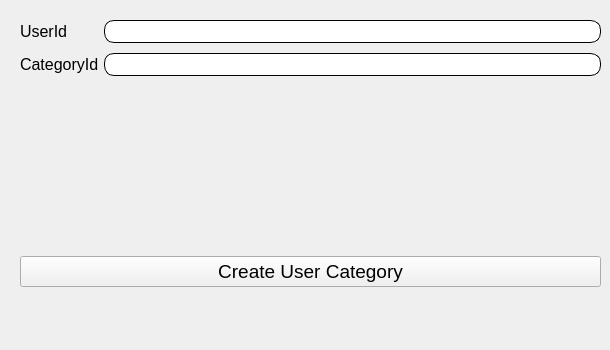
          <widget class="QWidget" name="CreateTab_3">
           <attribute name="title">
            <string extracomment="This tab is using to create the new row">Create</string>
           </attribute>
           <widget class="QWidget" name="formLayoutWidget_5">
            <property name="geometry">
             <rect>
              <x>20</x>
              <y>20</y>
              <width>581</width>
              <height>321</height>
             </rect>
            </property>
            <layout class="QFormLayout" name="formLayout_7">
             <property name="horizontalSpacing">
              <number>5</number>
             </property>
             <property name="verticalSpacing">
              <number>10</number>
             </property>
             <item row="0" column="0">
              <widget class="QLabel" name="label_14">
               <property name="font">
                <font>
                 <family>Segoe UI</family>
                 <pointsize>12</pointsize>
                </font>
               </property>
               <property name="text">
                <string>UserId</string>
               </property>
              </widget>
             </item>
             <item row="0" column="1">
              <widget class="QLineEdit" name="usersCategoriesUserIdCreateEditField">
               <property name="font">
                <font>
                 <family>Segoe UI</family>
                 <pointsize>12</pointsize>
                </font>
               </property>
               <property name="styleSheet">
                <string notr="true">#usersCategoriesUserIdCreateEditField{
background-color: white; 
border-style: outset;
border-width: 1px;
border-radius: 10px;
}</string>
               </property>
              </widget>
             </item>
             <item row="1" column="0">
              <widget class="QLabel" name="label_16">
               <property name="font">
                <font>
                 <family>Segoe UI</family>
                 <pointsize>12</pointsize>
                </font>
               </property>
               <property name="text">
                <string>CategoryId</string>
               </property>
              </widget>
             </item>
             <item row="1" column="1">
              <widget class="QLineEdit" name="usersCategoriesCategoryIdCreateEditField">
               <property name="font">
                <font>
                 <family>Segoe UI</family>
                 <pointsize>12</pointsize>
                </font>
               </property>
               <property name="styleSheet">
                <string notr="true">#usersCategoriesCategoryIdCreateEditField{
background-color: white; 
border-style: outset;
border-width: 1px;
border-radius: 10px;
}</string>
               </property>
              </widget>
             </item>
             <item row="3" column="0" colspan="2">
              <layout class="QHBoxLayout" name="horizontalLayout_5">
               <property name="spacing">
                <number>1</number>
               </property>
               <property name="topMargin">
                <number>170</number>
               </property>
               <item>
                <widget class="QPushButton" name="usersCategoriesCreateButton">
                 <property name="font">
                  <font>
                   <family>Segoe UI</family>
                   <pointsize>14</pointsize>
                  </font>
                 </property>
                 <property name="styleSheet">
                  <string notr="true">#usersCategoriesCreateButton{
background-color: #F0F0F0;
/* color: green; */
color: black;
/* border-style: double;
border-width: 1px;
border-color:	#E87F6F;
*/
}

#usersCategoriesCreateButton:hover{
background-color: white;
color: black;
}</string>
                 </property>
                 <property name="text">
                  <string>Create User Category</string>
                 </property>
                </widget>
               </item>
              </layout>
             </item>
            </layout>
           </widget>
          </widget>
